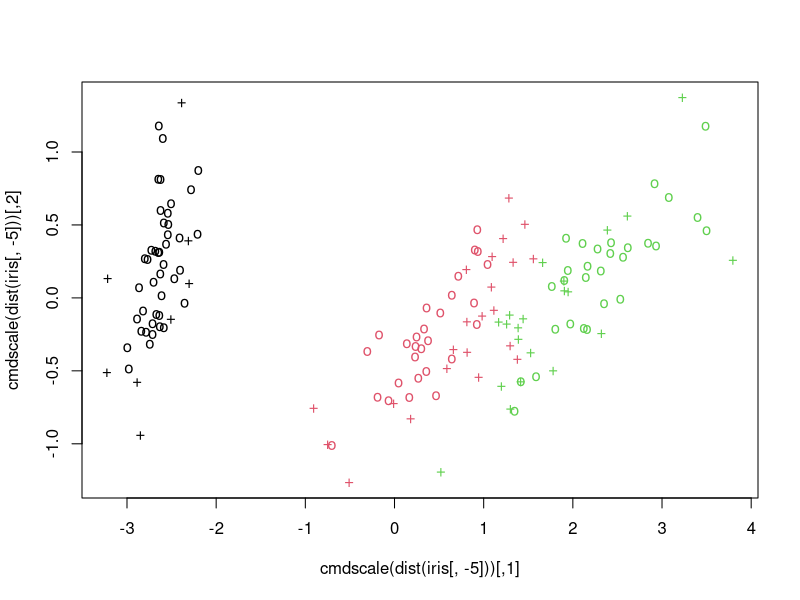
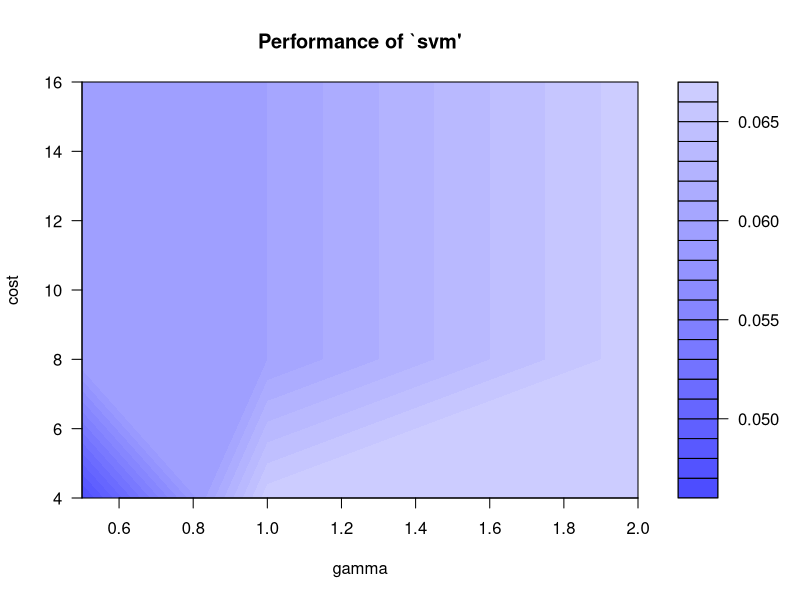

The R source for these figures, in order: (Note: this script raises an error after producing the figures.)
## ---- chunk 1
#install.packages("e1071")
library(e1071)
?svm
## ---- chunk 2
data(iris)
attach(iris)
## classification mode
model = svm(iris[,-5], iris[,5])
## ---- chunk 3
summary(model)
model$gamma
## ---- chunk 4
# test with train data
pred = predict(model, iris[,-5])
# Check accuracy:
table(pred, iris[,5])
# compute decision values:
x = iris[, -5] #Check
pred = predict(model, x, decision.values = TRUE)
attr(pred, "decision.values")[1:4,]
pred[1:4]
# visualize (classes by color, SV by crosses):
plot(cmdscale(dist(iris[,-5])),
     col = as.integer(iris[,5]),
     pch = c("o","+")[1:150 %in% model$index + 1])
## ---- chunk 5
model = svm(iris[,-5], iris[,5], probability = TRUE)
pred = predict(model, iris[,-5], decision.values = TRUE, probability = TRUE)
attr(pred, "decision.values")[1:4,]
attr(pred, "probabilities")[1:4,]
## ---- chunk 6
set.seed(392)
tune.out = tune(svm, iris[,-5], iris[,5],
            ranges = list(gamma = 2^(-1:1), cost = 2^(2:4)),
            tunecontrol = tune.control(sampling = "cross"),cross=10)
summary(tune.out)
plot(tune.out)
# use the best model to predict the training instances
tune.out$best.model
pred=predict(tune.out$best.model,iris[,-5])
table(pred, iris[,5])
## ---- chunk 7
library(caret)
#load german credit data from caret package
data(GermanCredit)
# classify two status: good or bad
## Show the first 10 columns
str(GermanCredit[, 1:10])
## Delete two variables where all values are the same for both classes
GermanCredit[,c("Purpose.Vacation","Personal.Female.Single")] <- list(NULL)
#Get training and test sets
set.seed(12)
trainIndex = createDataPartition(GermanCredit$Class, p = 0.7, list = FALSE, times = 1)
train=GermanCredit[trainIndex,] # training set
test=GermanCredit[-trainIndex,-10] # test set
## ---- chunk 8
fitControl=trainControl(
  method = "repeatedcv",
  number = 5,
  repeats = 3)
set.seed(2333)
svm.Radial=train(Class ~., data = train, method = "svmRadial",
                 trControl=fitControl,
                 preProcess = c("center", "scale"),
                 tuneLength = 5)
svm.Radial
plot(svm.Radial)
## ---- chunk 9
grid_radial=expand.grid(sigma = c(0.01, 0.1, 1,10),
                             C = c(0.01, 0.1, 1, 10))
fitControl=trainControl(
  method = "repeatedcv",
  number = 5,
  repeats = 3)
set.seed(2333)
svm.Radialg=train(Class ~., data = train, method = "svmRadial",
                           trControl=fitControl,
                           preProcess = c("center", "scale"),
                           tuneGrid = grid_radial)
svm.Radialg
plot(svm.Radialg)
